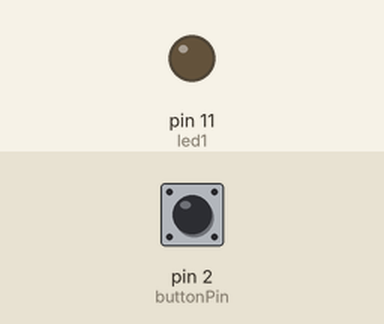
The sketch below on a simulated Arduino Uno, built with avr-gcc and run on an emulated ATmega328P. On the bench: output pins drawn as LEDs (lit = HIGH). The test bench sets the inputs (shaded band); at power-on: pin 2 (buttonPin) LOW.

Above: at 1.2 s.
1.3 s: pin 2 (buttonPin) pulled HIGH for 0.15 s
At 2.0 s:
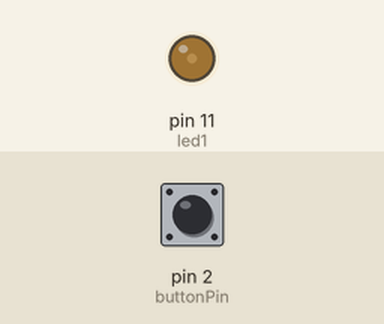
2.9 s: pin 2 (buttonPin) pulled HIGH for 1 s
At 3.2 s:
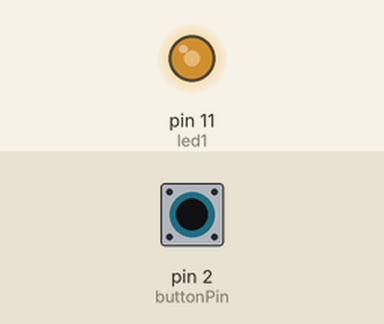
5.4 s: pin 2 (buttonPin) pulled HIGH for 0.15 s
At 6.3 s:
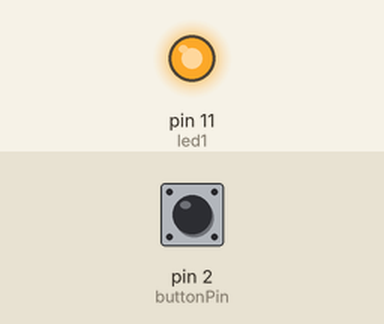
Timing chart, 0 to 8.4 s (numbered marks = the images above; inputs shaded):
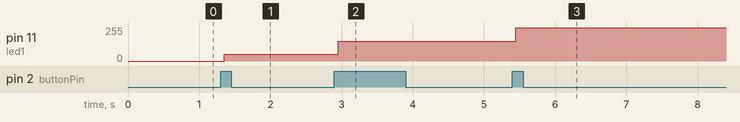

The sketch:

3.4.3.ino
```cpp
int buttonPin=2;
int led1=11;


int buttonPushCounter=0;
int buttonState=0;
int lastButtonState=0;

void setup() {
  // put your setup code here, to run once:

  pinMode(buttonPin,INPUT);
  pinMode(led1,OUTPUT);
}

void loop() {
  // put your main code here, to run repeatedly:

  buttonState=digitalRead(buttonPin);

  if(lastButtonState!=buttonState){
    if(buttonState==1){
      buttonPushCounter++;
    }
    delay(50);
  }
  if(buttonPushCounter%4==1){
    analogWrite(led1,50);
  }
  else if(buttonPushCounter%4==2){
    analogWrite(led1,150);
  }
  else if(buttonPushCounter%4==3){
    analogWrite(led1,250);
  }
  else{
    analogWrite(led1,LOW);
  }
  lastButtonState=buttonState;
}
```

Measured:
- after the input at 1.3 s, pin 11 (led1): 0/255 → 50/255 after 0.05 s
- after the input at 2.9 s, pin 11 (led1): 50/255 → 150/255 after 0.05 s
- after the input at 5.4 s, pin 11 (led1): 150/255 → 250/255 after 0.05 s
